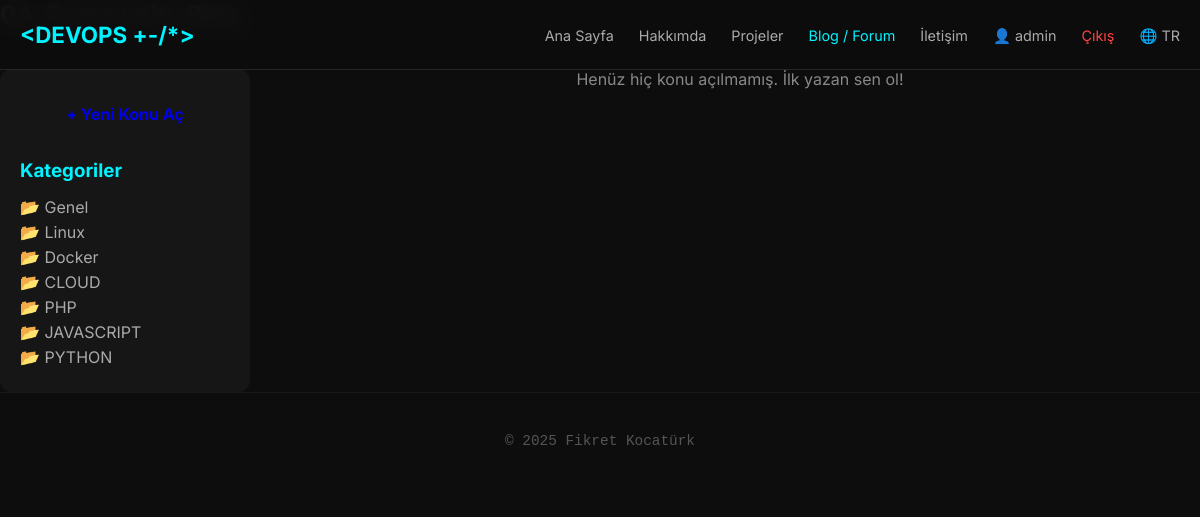
The page /index.php/blog?lang=tr (signed in) on the database its author committed.
### tables this page shows
CREATE TABLE categories (
                            id INT AUTO_INCREMENT PRIMARY KEY,
                            name VARCHAR(50) NOT NULL
);

### app/config/config.php (called while the page is built, shortened)
<?php
$valid_langs = ['tr', 'en', 'de'];
$lang = isset($_GET['lang']) && in_array($_GET['lang'], $valid_langs) ? $_GET['lang'] : 'tr';
?>

### app/views/blog.php (the view, shortened to what this page needs)
<?php
include APP_PATH . '/views/partials/header.php';
include APP_PATH . '/views/partials/navbar.php';
$categories = [];
if (isset($conn)) {
    try {
        $cats_stmt = $conn->query("SELECT * FROM categories");
        if ($cats_stmt) {
            $categories = $cats_stmt->fetchAll(PDO::FETCH_ASSOC);
        }
    } catch (PDOException $e) {
    }
}
$topics = [];
if (isset($conn)) {
    try {
        $sql = "SELECT t.*, u.username, c.name as cat_name,
                (SELECT COUNT(*) FROM comments WHERE topic_id = t.id) as reply_count
                FROM topics t
                JOIN users u ON t.user_id = u.id
                JOIN categories c ON t.category_id = c.id
                ORDER BY t.created_at DESC";
        $stmt = $conn->query($sql);
        if ($stmt) {
            $topics = $stmt->fetchAll(PDO::FETCH_ASSOC);
        }
    } catch (PDOException $e) {
    }
}
?>
    <section>
        <h2 class="section-title"><span>04.</span> Community Blog</h2>
        <div class="blog-container">
            <aside class="sidebar">
                <?php if(isset($_SESSION['user_id'])): ?>
                    <a href="<?php echo BASE_URL; ?>/index.php/blog/create?lang=<?php echo $lang; ?>" class="btn create-btn">+ Yeni Konu Aç</a>
                <?php else: ?>
                    <a href="<?php echo BASE_URL; ?>/index.php/login" class="btn create-btn" style="border-color:#555; color:#aaa;">Giriş Yaparak Konu Aç</a>
                <?php endif; ?>
                <h3 style="color:#00f3ff; margin-bottom:15px;">Kategoriler</h3>
                <ul class="cat-list" style="list-style:none; padding:0; color:#aaa;">
                    <?php if(empty($categories)): ?>
                        <li>Kategori bulunamadı.</li>
                    <?php else: ?>
                        <?php foreach($categories as $cat): ?>
                            <li style="margin-bottom:5px; cursor:pointer;">📂 <?php echo htmlspecialchars($cat['name']); ?></li>
                        <?php endforeach; ?>
                    <?php endif; ?>
                </ul>
            </aside>
            <div class="topic-list">
                <?php if(empty($topics)): ?>
                    <p style="color:#888; text-align:center;">Henüz hiç konu açılmamış. İlk yazan sen ol!</p>
                <?php endif; ?>
            </div>
        </div>
    </section>
<?php
include APP_PATH . '/views/partials/footer.php';
?>

### app/views/partials/header.php (style rules this page uses)
:root { --bg-color: #0d0d0d; --text-main: #e0e0e0; --accent-color: #00f3ff; --nav-bg: rgba(13, 13, 13, 0.95); }
* { margin: 0; padding: 0; box-sizing: border-box; }
html, body { width: 100%; overflow-x: hidden; background-color: var(--bg-color); color: var(--text-main); font-family: 'Inter', sans-serif; }
.btn { padding: 15px 35px; border-radius: 30px; font-weight: bold; display: inline-block; text-decoration: none; cursor: pointer; }

### app/views/blog.php (style rules this page uses)
.blog-container { display: grid; grid-template-columns: 250px 1fr; gap: 30px; margin-top: 40px; }
.sidebar { background: #161616; padding: 20px; border-radius: 12px; height: fit-content; }
.create-btn { width: 100%; text-align: center; margin-bottom: 20px; display: block; }

### rows shown on the page
categories: name "Genel"
categories: name "Linux"
categories: name "Docker"
categories: name "CLOUD"
categories: name "PHP"
categories: name "JAVASCRIPT"
categories: name "PYTHON"

### other values the page prints
$t['nav_home'] "Ana Sayfa"
$t['nav_about'] "Hakkımda"
$t['nav_projects'] "Projeler"
$t['nav_blog'] "Blog / Forum"
$t['nav_contact'] "İletişim"
$_SESSION['username'] "admin"
$lang "TR"
